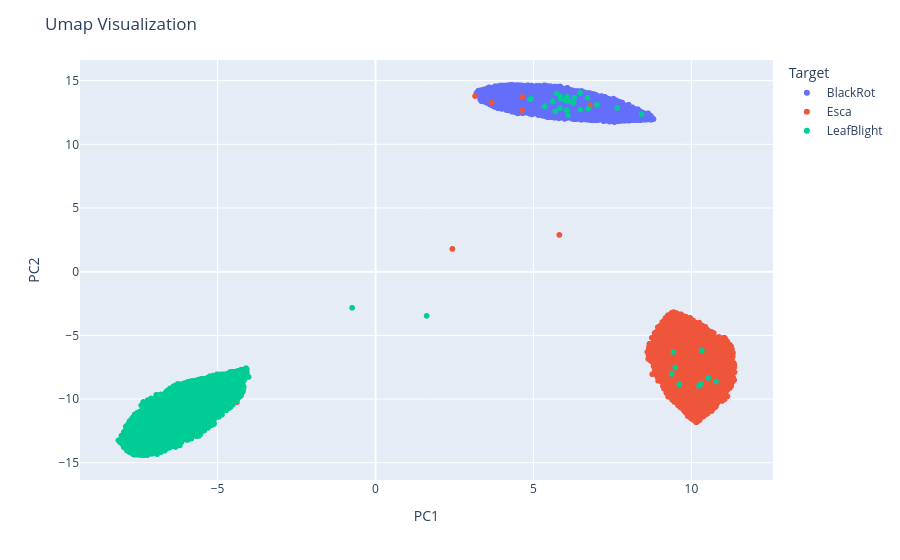

Notebook code for this chart:
### Code cell
import plotly.express as px
import pandas as pd

label_decoded_list = [classes[l] for l in label_list] 

# Create a Pandas DataFrame for Plotly
umap_df = pd.DataFrame(data=data_umap, columns=['x', 'y'])
umap_df['Target'] = pd.Series(label_decoded_list)  # Add your target variable (e.g., class labels)
umap_df['Path'] = path_list

umap_df.to_csv("umap75.csv")

# Create a scatter plot with Plotly
fig = px.scatter(umap_df, x='x', y='y', color='Target')
fig.update_layout(title='Umap Visualization',
                 xaxis_title='PC1',
                 yaxis_title='PC2')

### Figure 1 — Plotly figure (JSON) as saved in the notebook; plotly's stock layout.template omitted (floating-point values rounded to 4 significant figures; data arrays with more than 128 entries replaced by an {"elided": "..."} marker saying what was removed)
{"data": [{"hovertemplate": "Target=BlackRot<br>x=%{x}<br>y=%{y}<extra></extra>", "legendgroup": "BlackRot", "marker": {"color": "#636efa", "symbol": "circle"}, "mode": "markers", "name": "BlackRot", "showlegend": true, "type": "scattergl", "x": {"elided": "21603 float values"}, "xaxis": "x", "y": {"elided": "21603 float values"}, "yaxis": "y"}, {"hovertemplate": "Target=Esca<br>x=%{x}<br>y=%{y}<extra></extra>", "legendgroup": "Esca", "marker": {"color": "#EF553B", "symbol": "circle"}, "mode": "markers", "name": "Esca", "showlegend": true, "type": "scattergl", "x": {"elided": "29589 float values"}, "xaxis": "x", "y": {"elided": "29589 float values"}, "yaxis": "y"}, {"hovertemplate": "Target=LeafBlight<br>x=%{x}<br>y=%{y}<extra></extra>", "legendgroup": "LeafBlight", "marker": {"color": "#00cc96", "symbol": "circle"}, "mode": "markers", "name": "LeafBlight", "showlegend": true, "type": "scattergl", "x": {"elided": "33524 float values"}, "xaxis": "x", "y": {"elided": "33524 float values"}, "yaxis": "y"}], "layout": {"legend": {"title": {"text": "Target"}, "tracegroupgap": 0}, "margin": {"t": 60}, "title": {"text": "Umap Visualization"}, "xaxis": {"anchor": "y", "domain": [0, 1], "title": {"text": "PC1"}}, "yaxis": {"anchor": "x", "domain": [0, 1], "title": {"text": "PC2"}}}}
